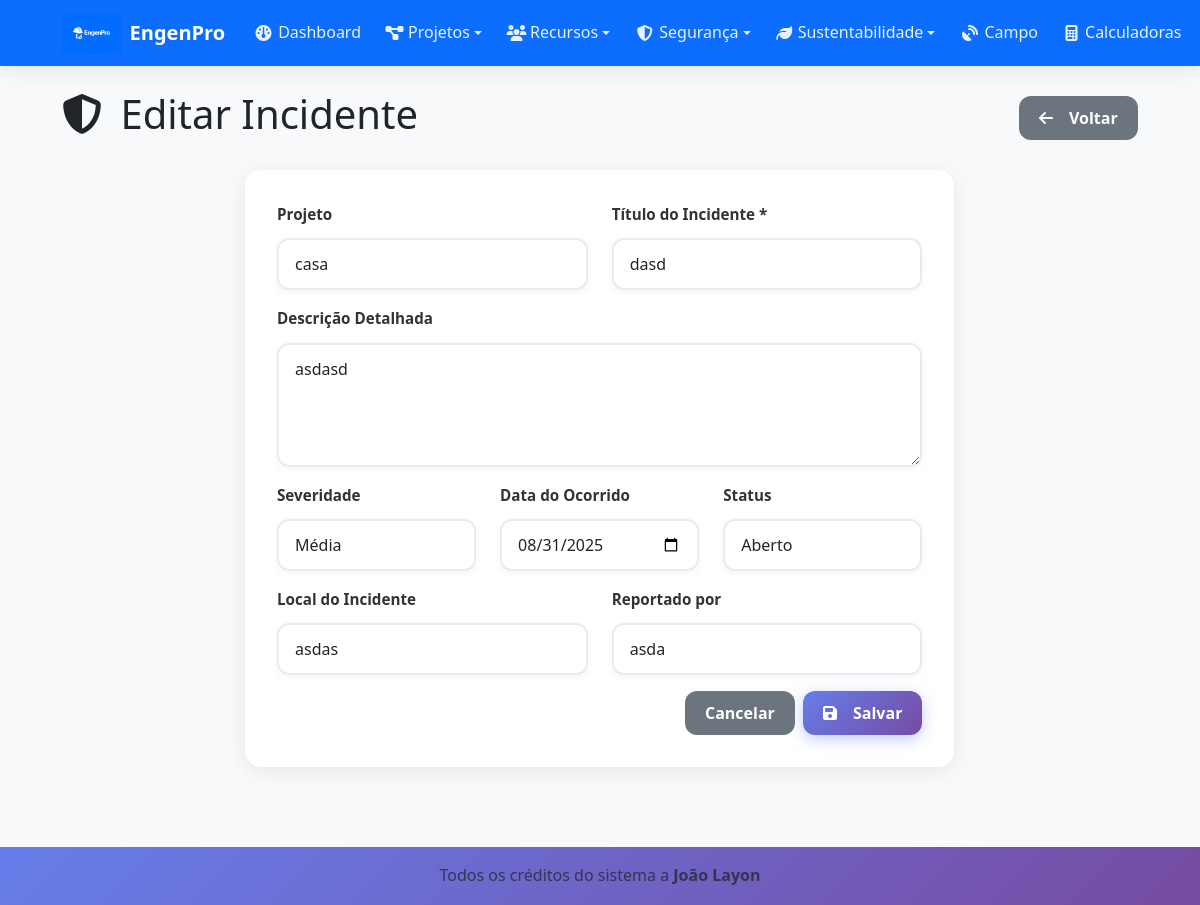
Page /safety/1/edit (signed in) on the committed database.
### tables this page shows
CREATE TABLE incidents (
    id INTEGER PRIMARY KEY AUTOINCREMENT,
    project_id INTEGER,
    title TEXT NOT NULL,
    description TEXT,
    severity TEXT DEFAULT 'low',
    date_occurred DATE,
    location TEXT,
    reported_by TEXT,
    status TEXT DEFAULT 'open',
    created_at TIMESTAMP DEFAULT CURRENT_TIMESTAMP,
    FOREIGN KEY (project_id) REFERENCES projects (id)
);

CREATE TABLE projects (
    id INTEGER PRIMARY KEY AUTOINCREMENT,
    name TEXT NOT NULL,
    description TEXT,
    status TEXT DEFAULT 'active',
    start_date DATE,
    end_date DATE,
    budget REAL DEFAULT 0,
    user_id INTEGER,
    created_at TIMESTAMP DEFAULT CURRENT_TIMESTAMP,
    FOREIGN KEY (user_id) REFERENCES users (id)
);

### blueprints/safety.py (the view, shortened to what this page needs)
@safety_bp.route('/<int:id>/edit', methods=['GET', 'POST'])
def edit(id):
    if 'user_id' not in session:
        return redirect(url_for('auth.login'))
    db = get_db()
    incident = db.execute('SELECT * FROM incidents WHERE id = ?', (id,)).fetchone()
    projects = db.execute('SELECT id, name FROM projects ORDER BY name').fetchall()
    if not incident:
        flash('Incident not found', 'error')
        return redirect(url_for('safety.index'))
    return render_template('safety/form.html', incident=incident, projects=projects)

### blueprints/safety.py (called while the page is built)
def get_db():
    from flask import current_app
    return current_app.get_db()

### templates/safety/form.html (shortened to what this page needs)
{% extends "base.html" %}
{% block content %}
<div class="d-flex justify-content-between align-items-center mb-4">
    <h1>
        <i class="fas fa-shield-alt me-2"></i>
        {% if incident %}Editar Incidente{% else %}Reportar Incidente{% endif %}
    </h1>
    <a href="{{ url_for('safety.index') }}" class="btn btn-secondary">
        <i class="fas fa-arrow-left me-2"></i>
        Voltar
    </a>
</div>
<div class="row justify-content-center">
    <div class="col-md-8">
        <div class="card">
            <div class="card-body">
                <form method="POST">
                    <div class="row">
                        <div class="col-md-6 mb-3">
                            <label for="project_id" class="form-label">Projeto</label>
                            <select class="form-select" id="project_id" name="project_id">
                                {% for project in projects %}
                                    <option value="{{ project.id }}"
                                            {% if incident and incident.project_id == project.id %}selected{% endif %}>
                                        {{ project.name }}
                                    </option>
                                {% endfor %}
                            </select>
                        </div>
                        <div class="col-md-6 mb-3">
                            <label for="title" class="form-label">Título do Incidente *</label>
                            <input type="text" class="form-control" id="title" name="title"
                                   value="{{ incident.title if incident else '' }}"
                                   placeholder="Ex: Queda de material" required>
                        </div>
                    </div>
                    <div class="mb-3">
                        <label for="description" class="form-label">Descrição Detalhada</label>
                        <textarea class="form-control" id="description" name="description" rows="4"
                                  placeholder="Descreva o incidente em detalhes...">{{ incident.description if incident else '' }}</textarea>
                    </div>
                    <div class="row">
                        <div class="col-md-4 mb-3">
                            <label for="severity" class="form-label">Severidade</label>
                            <select class="form-select" id="severity" name="severity">
                                <option value="medium" {% if incident and incident.severity == 'medium' %}selected{% endif %}>Média</option>
                            </select>
                        </div>
                        <div class="col-md-4 mb-3">
                            <label for="date_occurred" class="form-label">Data do Ocorrido</label>
                            <input type="date" class="form-control" id="date_occurred" name="date_occurred"
                                   value="{{ incident.date_occurred if incident else '' }}">
                        </div>
                        {% if incident %}
                        <div class="col-md-4 mb-3">
                            <label for="status" class="form-label">Status</label>
                            <select class="form-select" id="status" name="status">
                                <option value="open" {% if incident.status == 'open' %}selected{% endif %}>Aberto</option>
                            </select>
                        </div>
                        {% endif %}
                    </div>
                    <div class="row">
                        <div class="col-md-6 mb-3">
                            <label for="location" class="form-label">Local do Incidente</label>
                            <input type="text" class="form-control" id="location" name="location"
                                   value="{{ incident.location if incident else '' }}"
                                   placeholder="Ex: Pavimento 2, Setor A">
                        </div>
                        <div class="col-md-6 mb-3">
                            <label for="reported_by" class="form-label">Reportado por</label>
                            <input type="text" class="form-control" id="reported_by" name="reported_by"
                                   value="{{ incident.reported_by if incident else '' }}"
                                   placeholder="Nome da pessoa que reportou">
                        </div>
                    </div>
                    <div class="d-flex justify-content-end gap-2">
                        <a href="{{ url_for('safety.index') }}" class="btn btn-secondary">Cancelar</a>
                        <button type="submit" class="btn btn-primary">
                            <i class="fas fa-save me-2"></i>
                            Salvar
                        </button>
                    </div>
                </form>
            </div>
        </div>
    </div>
</div>
{% endblock %}

### static/css/style.css (style rules this page uses)
:root { --primary-color: #0d6efd; --success-color: #198754; --warning-color: #ffc107; --danger-color: #dc3545; --info-color: #0dcaf0; --dark-color: #212529; --light-color: #f8f9fa; --border-radius: 0.375rem; --box-shadow: 0 0.125rem 0.25rem rgba(0, 0, 0, 0.075); --box-shadow-lg: 0 1rem 3rem rgba(0, 0, 0, 0.175); }
body { font-family: 'Segoe UI', Tahoma, Geneva, Verdana, sans-serif; background-color: #f8f9fa; line-height: 1.6; }
.card { border: none; box-shadow: var(--box-shadow); transition: all 0.3s ease; border-radius: var(--border-radius); }
.btn { border-radius: var(--border-radius); font-weight: 500; transition: all 0.3s ease; border-width: 1px; }
.form-control, .form-select { border-radius: var(--border-radius); border-color: #ced4da; transition: all 0.3s ease; }
.form-label { font-weight: 600; color: var(--dark-color); margin-bottom: 0.5rem; }
* { box-sizing: border-box; }
html { scroll-behavior: smooth; -webkit-text-size-adjust: 100%; }
body { -webkit-overflow-scrolling: touch; touch-action: manipulation; }
.card { border: none; border-radius: 16px; box-shadow: 0 4px 20px rgba(0,0,0,0.08); transition: all 0.4s cubic-bezier(0.175, 0.885, 0.32, 1.275); overflow: hidden; margin-bottom: 1.5rem; backdrop-filter: blur(10px); background: rgba(255, 255, 255, 0.95); }
.card-body { padding: 1.5rem; }
.btn { min-height: 44px; padding: 0.75rem 1.5rem; border-radius: 12px; font-weight: 600; border: none; position: relative; overflow: hidden; transition: all 0.3s cubic-bezier(0.175, 0.885, 0.32, 1.275); text-decoration: none; display: inline-flex; align-items: center; justify-content: center; gap: 0.5rem; font-size: 0.95rem; cursor: pointer; user-select: none; -webkit-tap-highlight-color: transparent; }
.btn::before { content: ''; position: absolute; top: 0; left: -100%; width: 100%; height: 100%; background: linear-gradient(90deg, transparent, rgba(255,255,255,0.3), transparent); transition: left 0.6s; }
.btn-primary { background: linear-gradient(135deg, #667eea 0%, #764ba2 100%); color: white; box-shadow: 0 4px 15px rgba(102, 126, 234, 0.4); }
.form-label { font-weight: 600; color: #333; margin-bottom: 0.75rem; font-size: 0.95rem; }
.form-control, .form-select { min-height: 48px; padding: 0.875rem 1rem; border: 2px solid #e9ecef; border-radius: 12px; font-size: 1rem; transition: all 0.3s ease; background: white; box-shadow: 0 2px 8px rgba(0,0,0,0.05); }
.form-control::placeholder { color: #adb5bd; font-weight: 400; }
@media (min-width: 414px) { .btn { font-size: 1rem; } }
@media (min-width: 414px) { .card-body { padding: 1.75rem; } }
@media (min-width: 768px) { .card { margin-bottom: 2rem; } }
@media (min-width: 768px) { .card-body { padding: 2rem; } }
@media (min-width: 768px) { .btn { min-height: 40px; padding: 0.625rem 1.25rem; } }
@media (min-width: 768px) { .form-control, .form-select { min-height: 44px; padding: 0.75rem 1rem; } }
.btn, .card, .nav-link, .dropdown-item, .table tbody tr { -webkit-tap-highlight-color: transparent; touch-action: manipulation; }
.btn, .form-control, .form-select, .nav-link { min-height: 44px; }
* { -webkit-transform: translateZ(0); transform: translateZ(0); }
.card, .btn, .navbar, .table-responsive { will-change: transform; backface-visibility: hidden; perspective: 1000px; }

### rows in the picture
incidents: project_id "casa", title "dasd", description "asdasd", severity "Média", date_occurred "08/31/2025", status "Aberto", location "asdas", reported_by "asda"
